Frame 1 (no input): blank canvas, image omitted
Frame 60 (no input): blank canvas, image omitted
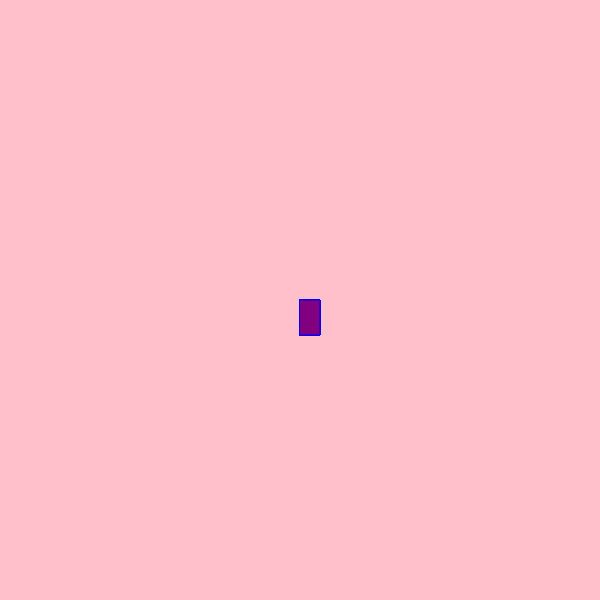
Frame 120 (the mouse pressed at the canvas centre since frame 60)

The p5.js sketch whose frames 1 and 60 were blank and that drew this single picture after the mouse press (run headless with seeded random() and noise() and a simulated clock; from frame 60 on, the mouse is pressed at the canvas centre):

// p5.js sketch
// ── sketch.js
function setup() {
    createCanvas(600, 600);
    background("pink");
  }
  
  function draw() {
  
    stroke("blue");
    fill("purple");
  
    // console.log(mouseIsPressed);
  
    if (mouseIsPressed) {
      rect(mouseX, mouseY, 20, 35);
    }
  }
  
